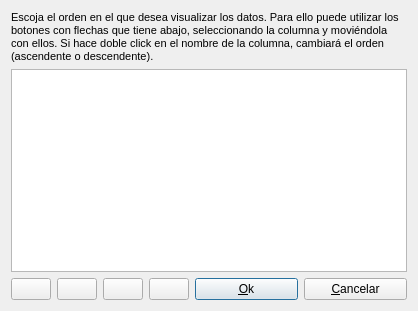
<?xml version="1.0" encoding="UTF-8"?>
<ui version="4.0">
 <class>DBTableViewColumnOrderForm</class>
 <widget class="QDialog" name="DBTableViewColumnOrderForm">
  <property name="geometry">
   <rect>
    <x>0</x>
    <y>0</y>
    <width>418</width>
    <height>311</height>
   </rect>
  </property>
  <property name="windowTitle">
   <string>Selección de orden</string>
  </property>
  <layout class="QGridLayout" name="gridLayout">
   <item row="2" column="4">
    <widget class="QPushButton" name="pbOk">
     <property name="text">
      <string>&amp;Ok</string>
     </property>
     <property name="icon">
      <iconset resource="../resources/resources.qrc">
       <normaloff>:/aplicacion/images/ok.png</normaloff>:/aplicacion/images/ok.png</iconset>
     </property>
     <property name="autoDefault">
      <bool>false</bool>
     </property>
     <property name="default">
      <bool>true</bool>
     </property>
    </widget>
   </item>
   <item row="2" column="5">
    <widget class="QPushButton" name="pbCancel">
     <property name="text">
      <string>&amp;Cancelar</string>
     </property>
     <property name="icon">
      <iconset resource="../resources/resources.qrc">
       <normaloff>:/generales/images/close.png</normaloff>:/generales/images/close.png</iconset>
     </property>
    </widget>
   </item>
   <item row="0" column="0" colspan="6">
    <widget class="QLabel" name="label">
     <property name="text">
      <string>&lt;!DOCTYPE HTML PUBLIC &quot;-//W3C//DTD HTML 4.0//EN&quot; &quot;http://www.w3.org/TR/REC-html40/strict.dtd&quot;&gt;
&lt;html&gt;&lt;head&gt;&lt;meta name=&quot;qrichtext&quot; content=&quot;1&quot; /&gt;&lt;style type=&quot;text/css&quot;&gt;
p, li { white-space: pre-wrap; }
&lt;/style&gt;&lt;/head&gt;&lt;body style=&quot; font-family:'MS Shell Dlg 2'; font-size:8.25pt; font-weight:400; font-style:normal;&quot;&gt;
&lt;p style=&quot; margin-top:0px; margin-bottom:0px; margin-left:0px; margin-right:0px; -qt-block-indent:0; text-indent:0px;&quot;&gt;&lt;span style=&quot; font-size:8pt;&quot;&gt;Escoja el orden en el que desea visualizar los datos. Para ello puede utilizar los botones con flechas que tiene abajo, seleccionando la columna y moviéndola con ellos. Si hace doble click en el nombre de la columna, cambiará el orden (ascendente o descendente).&lt;/span&gt;&lt;/p&gt;&lt;/body&gt;&lt;/html&gt;</string>
     </property>
     <property name="wordWrap">
      <bool>true</bool>
     </property>
    </widget>
   </item>
   <item row="2" column="2">
    <widget class="QPushButton" name="pbOrder">
     <property name="sizePolicy">
      <sizepolicy hsizetype="Maximum" vsizetype="Fixed">
       <horstretch>0</horstretch>
       <verstretch>0</verstretch>
      </sizepolicy>
     </property>
     <property name="whatsThis">
      <string>Cambia el orden de la columna seleccionada. (ALT+O)</string>
     </property>
     <property name="text">
      <string/>
     </property>
     <property name="icon">
      <iconset resource="../resources/resources.qrc">
       <normaloff>:/generales/images/sort_ascend.png</normaloff>:/generales/images/sort_ascend.png</iconset>
     </property>
     <property name="shortcut">
      <string>Alt+O</string>
     </property>
    </widget>
   </item>
   <item row="1" column="0" colspan="6">
    <widget class="QListWidget" name="listWidget">
     <property name="toolTip">
      <string>Orden a mostrar</string>
     </property>
     <property name="whatsThis">
      <string>Aquí puede marcar el orden con el que desea visualizar los datos. Puede mover y arrastrar las diferentes columnas al orden adecuado. Haciendo doble click en el item, puede indicar si la ordenación se realizará ascendente o descendente.</string>
     </property>
     <property name="editTriggers">
      <set>QAbstractItemView::DoubleClicked</set>
     </property>
     <property name="dragDropOverwriteMode">
      <bool>true</bool>
     </property>
     <property name="dragDropMode">
      <enum>QAbstractItemView::InternalMove</enum>
     </property>
     <property name="movement">
      <enum>QListView::Free</enum>
     </property>
     <property name="selectionRectVisible">
      <bool>true</bool>
     </property>
    </widget>
   </item>
   <item row="2" column="0">
    <widget class="QPushButton" name="pbUp">
     <property name="sizePolicy">
      <sizepolicy hsizetype="Maximum" vsizetype="Fixed">
       <horstretch>0</horstretch>
       <verstretch>0</verstretch>
      </sizepolicy>
     </property>
     <property name="toolTip">
      <string>Mueve la columna</string>
     </property>
     <property name="whatsThis">
      <string>Mueve la columna seleccionada una posición hacia arriba. (ALT+D) </string>
     </property>
     <property name="text">
      <string/>
     </property>
     <property name="icon">
      <iconset resource="../resources/resources.qrc">
       <normaloff>:/generales/images/up.png</normaloff>:/generales/images/up.png</iconset>
     </property>
     <property name="shortcut">
      <string>Alt+U</string>
     </property>
    </widget>
   </item>
   <item row="2" column="1">
    <widget class="QPushButton" name="pbDown">
     <property name="sizePolicy">
      <sizepolicy hsizetype="Maximum" vsizetype="Fixed">
       <horstretch>0</horstretch>
       <verstretch>0</verstretch>
      </sizepolicy>
     </property>
     <property name="whatsThis">
      <string>Mueve la columna hacia abajo. (ALT+D)</string>
     </property>
     <property name="text">
      <string/>
     </property>
     <property name="icon">
      <iconset resource="../resources/resources.qrc">
       <normaloff>:/generales/images/down.png</normaloff>:/generales/images/down.png</iconset>
     </property>
     <property name="shortcut">
      <string>Alt+D</string>
     </property>
    </widget>
   </item>
   <item row="2" column="3">
    <widget class="QPushButton" name="pbVisible">
     <property name="sizePolicy">
      <sizepolicy hsizetype="Maximum" vsizetype="Fixed">
       <horstretch>0</horstretch>
       <verstretch>0</verstretch>
      </sizepolicy>
     </property>
     <property name="toolTip">
      <string>Marca como visible o no una columna</string>
     </property>
     <property name="statusTip">
      <string>Marca como visible o no una columna</string>
     </property>
     <property name="whatsThis">
      <string>Marca como visible o no una columna</string>
     </property>
     <property name="text">
      <string/>
     </property>
     <property name="icon">
      <iconset resource="../resources/resources.qrc">
       <normaloff>:/generales/images/visible.png</normaloff>:/generales/images/visible.png</iconset>
     </property>
    </widget>
   </item>
  </layout>
 </widget>
 <resources>
  <include location="../resources/resources.qrc"/>
  <include location="../resources/resources.qrc"/>
  <include location="../resources/resources.qrc"/>
 </resources>
 <connections/>
</ui>
